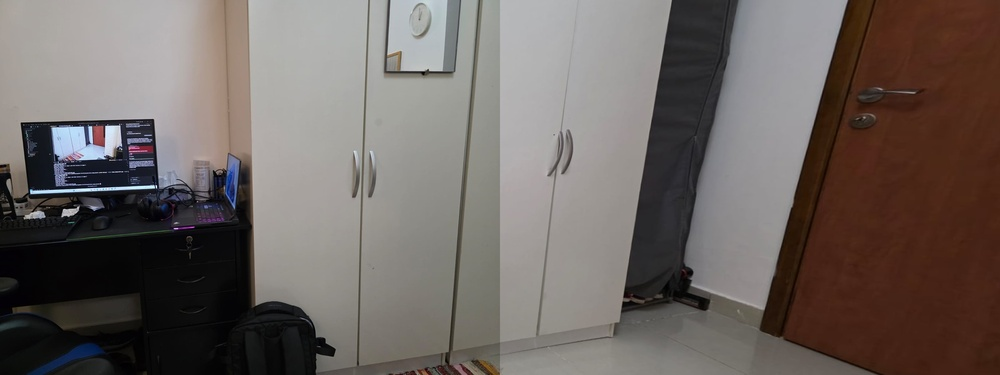
#> input picture output_panorama.jpg, 1000 x 375 px, shrunk from 3200 x 1200 before the run
$ python main.py --image1 output_panorama.jpg --image2 output_panorama.jpg
#> lines starting #> are read from the running program, lines starting #| are printed output that depends on the picture
### src/utils/image_utils.py
import cv2
import numpy as np

def load_image(path):
    """Load an image from the given path.

    Args:
        path (str): Path to the image file

    Returns:
        numpy.ndarray: Loaded image in BGR format
    """
    img = cv2.imread(path)
    if img is None:
        raise ValueError(f"Could not load image from {path}")
    return img

def save_image(path, image):
    """Save an image to the given path.

    Args:
        path (str): Path where to save the image
        image (numpy.ndarray): Image to save
    """
    cv2.imwrite(path, image)

### src/feature_detection.py
import numpy as np
import cv2

class FeatureDetector:
    def __init__(self):
        self.sift = cv2.SIFT_create()

    def detect_and_compute(self, image):
        """Detect keypoints and compute descriptors using SIFT.

        Args:
            image (numpy.ndarray): Input image

        Returns:
            tuple: (keypoints, descriptors)
        """
        return self.sift.detectAndCompute(image, None)

    def match_features(self, des1, des2):
        """Match features using BFMatcher with cross-check.

        Args:
            des1 (numpy.ndarray): Descriptors from first image
            des2 (numpy.ndarray): Descriptors from second image

        Returns:
            list: List of matches
        """
        bf = cv2.BFMatcher(cv2.NORM_L2, crossCheck=True)
        matches = bf.match(des1, des2)
        return sorted(matches, key=lambda x: x.distance)

    def get_matched_points(self, kp1, kp2, matches):
        """Get corresponding points from matches.

        Args:
            kp1 (list): Keypoints from first image
            kp2 (list): Keypoints from second image
            matches (list): List of matches

        Returns:
            tuple: (src_pts, dst_pts) - Arrays of corresponding points
        """
        src_pts = np.float32([kp1[m.queryIdx].pt for m in matches])
        dst_pts = np.float32([kp2[m.trainIdx].pt for m in matches])
        return src_pts, dst_pts

### src/homography.py
import numpy as np
import random

class HomographyEstimator:
    def __init__(self, threshold=5.0, iterations=1000):
        self.threshold = threshold
        self.iterations = iterations

    def compute_homography(self, src_pts, dst_pts):
        """Compute homography matrix from point correspondences.

        Args:
            src_pts (numpy.ndarray): Source points of shape (N,2)
            dst_pts (numpy.ndarray): Destination points of shape (N,2)

        Returns:
            numpy.ndarray: 3x3 homography matrix
        """
        assert src_pts.shape[0] >= 4, "At least four correspondences are required."
        N = src_pts.shape[0]
        A = []
        for i in range(N):
            x, y = src_pts[i]
            xp, yp = dst_pts[i]
            A.append([-x, -y, -1,  0,  0,  0, x*xp, y*xp, xp])
            A.append([ 0,  0,  0, -x, -y, -1, x*yp, y*yp, yp])
        A = np.array(A)

        # Solve Ah = 0 using SVD
        U, S, Vt = np.linalg.svd(A)
        h = Vt[-1, :]
        H = h.reshape(3, 3)
        H = H / H[2, 2]  # Normalize so that H[2,2]==1
        return H

    def estimate_homography(self, src_pts, dst_pts):
        """Estimate homography using RANSAC.

        Args:
            src_pts (numpy.ndarray): Source points of shape (N,2)
            dst_pts (numpy.ndarray): Destination points of shape (N,2)

        Returns:
            tuple: (H, inlier_indices) - Best homography matrix and indices of inliers
        """
        num_points = src_pts.shape[0]
        best_inlier_count = 0
        best_inliers = None
        best_H = None

        for _ in range(self.iterations):
            # Randomly sample 4 unique correspondences
            indices = random.sample(range(num_points), 4)
            src_sample = src_pts[indices]
            dst_sample = dst_pts[indices]

            try:
                H_candidate = self.compute_homography(src_sample, dst_sample)
            except np.linalg.LinAlgError:
                continue

            # Project all src_pts using the candidate homography
            src_homog = np.hstack([src_pts, np.ones((num_points, 1))])
            projected = (H_candidate @ src_homog.T).T
            projected = projected / projected[:, [2]]  # Normalize homogeneous coordinates

            # Compute reprojection errors
            errors = np.linalg.norm(projected[:, :2] - dst_pts, axis=1)
            inliers = np.where(errors < self.threshold)[0]
            inlier_count = len(inliers)

            if inlier_count > best_inlier_count:
                best_inlier_count = inlier_count
                best_inliers = inliers
                best_H = H_candidate

        # Re-estimate H using all inliers
        if best_inliers is not None and len(best_inliers) >= 4:
            best_H = self.compute_homography(src_pts[best_inliers], dst_pts[best_inliers])
        else:
            print("Warning: Not enough inliers found. Returning best candidate.")

        return best_H, best_inliers

### src/warping.py
import cv2
import numpy as np

class ImageWarper:
    def __init__(self):
        pass

    def warp_images(self, img1, img2, H):
        """Warp and blend two images using the homography matrix.

        Args:
            img1 (numpy.ndarray): First image (source)
            img2 (numpy.ndarray): Second image (destination)
            H (numpy.ndarray): 3x3 homography matrix

        Returns:
            numpy.ndarray: Blended panoramic image
        """
        # Define output mosaic size
        out_height = max(img1.shape[0], img2.shape[0])
        out_width = img1.shape[1] + img2.shape[1]

        # Compute the inverse homography
        H_inv = np.linalg.inv(H)

        # Warp second image using inverse homography
        warped_img = cv2.warpPerspective(img2, H_inv, (out_width, out_height))

        # Overlay first image onto warped image
        panorama = warped_img.copy()
        h_src, w_src = img1.shape[:2]
        panorama[0:h_src, 0:w_src] = img1

        return panorama

### main.py
import argparse
import cv2

from src.feature_detection import FeatureDetector
from src.homography import HomographyEstimator
from src.warping import ImageWarper
from src.utils.image_utils import load_image, save_image

def main():
    parser = argparse.ArgumentParser(description='Create panoramic image mosaic from two images')
    parser.add_argument('--image1', required=True, help='Path to first image')
    parser.add_argument('--image2', required=True, help='Path to second image')
    parser.add_argument('--output', default='output_panorama.jpg', help='Output panorama path')
    parser.add_argument('--threshold', type=float, default=5.0, help='RANSAC threshold')
    parser.add_argument('--iterations', type=int, default=1000, help='Number of RANSAC iterations')
    args = parser.parse_args()

    # Load images
    img1 = load_image(args.image1)
#> in load_image, img is the input picture: shape (375, 1000, 3); mean B, G, R 97.3, 101.2, 109.6
    img2 = load_image(args.image2)

    # Convert to grayscale for feature detection
    gray1 = cv2.cvtColor(img1, cv2.COLOR_BGR2GRAY)
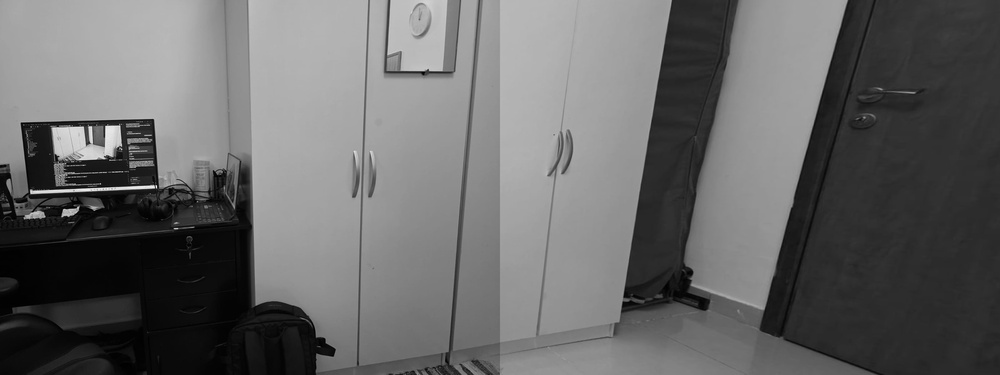
#> gray1: shape (375, 1000); min 0, max 243, mean 103.3
    gray2 = cv2.cvtColor(img2, cv2.COLOR_BGR2GRAY)

    # Initialize components
    detector = FeatureDetector()
    homography_estimator = HomographyEstimator(threshold=args.threshold, iterations=args.iterations)
    warper = ImageWarper()

    # Detect features and compute descriptors
    print("Detecting features...")
    kp1, des1 = detector.detect_and_compute(gray1)
#> kp1 = 304 keypoints; strongest (x, y, size): (152, 187, 2.9), (32, 192, 3.1), (67, 213, 6.3), (90, 128, 2.9)
    kp2, des2 = detector.detect_and_compute(gray2)
#> kp2 has the same summary as kp1

    print(f"Found {len(kp1)} features in image 1 and {len(kp2)} features in image 2")
#| Found 304 features in image 1 and 304 features in image 2

    # Match features
    print("Matching features...")
    matches = detector.match_features(des1, des2)
#> in match_features, `matches = bf.match(des1, des2)`: matches = 304 matches
#> matches = 304 matches
    print(f"Found {len(matches)} matches")
#| Found 304 matches

    if len(matches) < 4:
        print("Error: Not enough matches found between images")
        return

    # Get matched points
    src_pts, dst_pts = detector.get_matched_points(kp1, kp2, matches)
#> in get_matched_points, `src_pts = np.float32([kp1[m.queryIdx].pt for m in matches])`: src_pts = 304 pairs, first value 3.71 to 878.5, second value 47.65 to 372
#> in get_matched_points, `dst_pts = np.float32([kp2[m.trainIdx].pt for m in matches])`: dst_pts has the same summary as src_pts
#> dst_pts has the same summary as src_pts in get_matched_points

    # Estimate homography
    print("Estimating homography...")
    H, inliers = homography_estimator.estimate_homography(src_pts, dst_pts)
#> the loop in estimate_homography, `for _ in range(self.iterations):` made 1000 passes
#> (inlier_count, best_inlier_count) on pass 1: (304, 304)
#> inlier_count on passes 3 to 8: 304, 304, 304, 304, 304, 304
#> after the loop in estimate_homography, `for _ in range(self.iterations):`: best_inlier_count = 304; best_inliers = 304 values from 0 to 303
#> in estimate_homography, `best_H = self.compute_homography(src_pts[best_inliers], dst_pts[best_i..`: best_H = [[1, 1.96e-15, -6.47e-13], [1.13e-15, 1, 1.32e-13], [4.93e-18, -1.41e-17, 1]]
#> H has the same summary as best_H in estimate_homography; inliers = 304 values from 0 to 303

    if H is None:
        print("Error: Failed to estimate homography")
        return

    print(f"Found {len(inliers) if inliers is not None else 0} inliers")
#| Found 304 inliers

    # Create panorama
    print("Creating panorama...")
    try:
        panorama = warper.warp_images(img1, img2, H)
#> in warp_images, `H_inv = np.linalg.inv(H)`: H_inv = [[1, -1.96e-15, 6.47e-13], [-1.13e-15, 1, -1.32e-13], [-4.93e-18, 1.41e-17, 1]]
#> in warp_images, `warped_img = cv2.warpPerspective(img2, H_inv, (out_width, out_height))`:
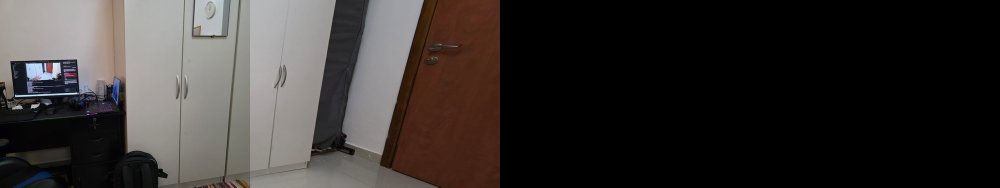
#> warped_img: shape (375, 2000, 3) (shown at 1/2 size); mean B, G, R 48.6, 50.6, 54.8
        # Save result
        save_image(args.output, panorama)
        print(f"Panorama saved to {args.output}")
    except Exception as e:
        print(f"Error during warping: {str(e)}")
        return

if __name__ == '__main__':
    main()
